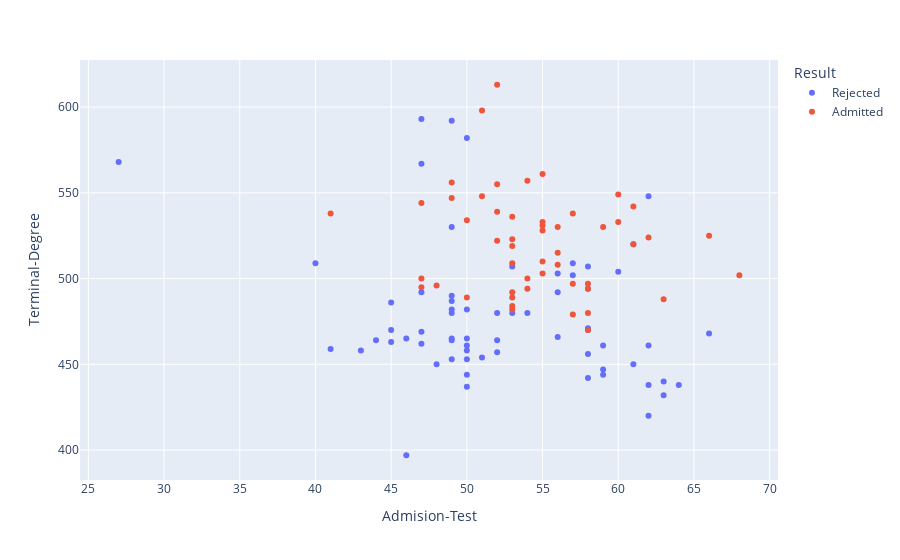

The notebook cell saved with this chart:
### Code cell
# x and y given as DataFrame columns
import plotly.express as px
import pandas as pd
df = pd.read_csv('dataset/sp18/sp18-for-weka-63-2019-04-12 - revised.csv')
print(df.columns)
fig = px.scatter(df, x="Admision-Test", y="Terminal-Degree",color="Result",hover_data=['Quota'])
fig.show()

### Figure 1 — Plotly figure (JSON) as saved in the notebook; plotly's stock layout.template omitted (floating-point values rounded to 4 significant figures)
{"data": [{"customdata": [["Bahawalpur"], ["Bahawalpur"], ["Bahawalpur"], ["Bahawalpur"], ["Bahawalpur"], ["Bahawalpur"], ["Bahawalpur"], ["Bahawalpur"], ["Bahawalpur"], ["Bahawalpur"], ["Bahawalpur"], ["Bahawalpur"], ["Bahawalpur"], ["Bahawalpur"], ["Bahawalpur"], ["Bahawalpur"], ["OPEN"], ["Bahawalpur"], ["Bahawalpur"], ["Bahawalpur"], ["Bahawalpur"], ["Bahawalpur"], ["Bahawalpur"], ["Bahawalpur"], ["Bahawalpur"], ["Bahawalpur"], ["Bahawalpur"], ["Bahawalpur"], ["Bahawalpur"], ["Bahawalpur"], ["Bahawalpur"], ["Bahawalpur"], ["Bahawalpur"], ["Bahawalpur"], ["Bahawalpur"], ["Bahawalpur"], ["Bahawalpur"], ["Bahawalpur"], ["Bahawalpur"], ["Bahawalpur"], ["Bahawalpur"], ["Bahawalpur"], ["Bahawalpur"], ["Bahawalpur"], ["Bahawalpur"], ["Bahawalpur"], ["Bahawalpur"], ["Bahawalpur"], ["Bahawalpur"], ["Bahawalpur"], ["Bahawalpur"], ["Bahawalpur"], ["Bahawalpur"], ["Bahawalpur"], ["Bahawalpur"], ["Bahawalpur"], ["OPEN"], ["Bahawalpur"], ["OPEN"], ["OPEN"], ["OPEN"], ["OPEN"], ["OPEN"], ["OPEN"], ["OPEN"]], "hovertemplate": "Result=Rejected<br>Admision-Test=%{x}<br>Terminal-Degree=%{y}<br>Quota=%{customdata[0]}<extra></extra>", "legendgroup": "Rejected", "marker": {"color": "#636efa", "symbol": "circle"}, "mode": "markers", "name": "Rejected", "showlegend": true, "type": "scatter", "x": [47, 49, 58, 50, 62, 58, 47, 46, 56, 40, 44, 45, 49, 59, 49, 46, 52, 50, 50, 59, 63, 49, 49, 50, 47, 58, 59, 45, 45, 49, 58, 50, 62, 62, 47, 61, 56, 51, 61, 56, 53, 64, 52, 58, 43, 62, 50, 54, 49, 49, 63, 52, 48, 50, 50, 49, 27, 47, 53, 66, 58, 57, 60, 41, 57], "xaxis": "x", "y": [567, 465, 442, 437, 461, 471, 593, 397, 466, 509, 464, 470, 530, 461, 453, 465, 457, 458, 453, 447, 440, 487, 592, 461, 492, 456, 444, 463, 486, 490, 507, 582, 420, 548, 462, 450, 492, 454, 520, 503, 480, 438, 464, 470, 458, 438, 482, 480, 464, 482, 432, 480, 450, 465, 444, 480, 568, 469, 507, 468, 494, 509, 504, 459, 502], "yaxis": "y"}, {"customdata": [["Bahawalpur"], ["Bahawalpur"], ["Bahawalpur"], ["Bahawalpur"], ["Bahawalpur"], ["Bahawalpur"], ["Bahawalpur"], ["Bahawalpur"], ["Bahawalpur"], ["Bahawalpur"], ["Bahawalpur"], ["Bahawalpur"], ["Bahawalpur"], ["Bahawalpur"], ["Bahawalpur"], ["Bahawalpur"], ["Bahawalpur"], ["Bahawalpur"], ["Bahawalpur"], ["Bahawalpur"], ["Bahawalpur"], ["Bahawalpur"], ["Bahawalpur"], ["Bahawalpur"], ["Bahawalpur"], ["Bahawalpur"], ["Bahawalpur"], ["Bahawalpur"], ["Bahawalpur"], ["Bahawalpur"], ["Bahawalpur"], ["Bahawalpur"], ["Bahawalpur"], ["Bahawalpur"], ["Bahawalpur"], ["Bahawalpur"], ["Bahawalpur"], ["Bahawalpur"], ["Bahawalpur"], ["Bahawalpur"], ["Bahawalpur"], ["Bahawalpur"], ["Bahawalpur"], ["Bahawalpur"], ["Bahawalpur"], ["Bahawalpur"], ["Bahawalpur"], ["Bahawalpur"], ["OPEN"], ["OPEN"], ["Bahawalpur"]], "hovertemplate": "Result=Admitted<br>Admision-Test=%{x}<br>Terminal-Degree=%{y}<br>Quota=%{customdata[0]}<extra></extra>", "legendgroup": "Admitted", "marker": {"color": "#EF553B", "symbol": "circle"}, "mode": "markers", "name": "Admitted", "showlegend": true, "type": "scatter", "x": [66, 41, 57, 49, 53, 47, 53, 52, 53, 56, 55, 52, 58, 47, 60, 57, 55, 57, 63, 55, 50, 58, 52, 59, 52, 53, 53, 53, 56, 55, 54, 56, 51, 49, 54, 61, 54, 58, 55, 47, 58, 48, 50, 51, 60, 62, 68, 55, 61, 53, 53], "xaxis": "x", "y": [525, 538, 497, 556, 482, 544, 489, 539, 536, 508, 561, 613, 494, 495, 533, 538, 510, 479, 488, 503, 534, 480, 522, 530, 555, 484, 523, 492, 515, 531, 500, 530, 548, 547, 557, 520, 494, 497, 533, 500, 470, 496, 489, 598, 549, 524, 502, 528, 542, 519, 509], "yaxis": "y"}], "layout": {"legend": {"title": {"text": "Result"}, "tracegroupgap": 0}, "margin": {"t": 60}, "xaxis": {"anchor": "y", "domain": [0, 1], "title": {"text": "Admision-Test"}}, "yaxis": {"anchor": "x", "domain": [0, 1], "title": {"text": "Terminal-Degree"}}}}
